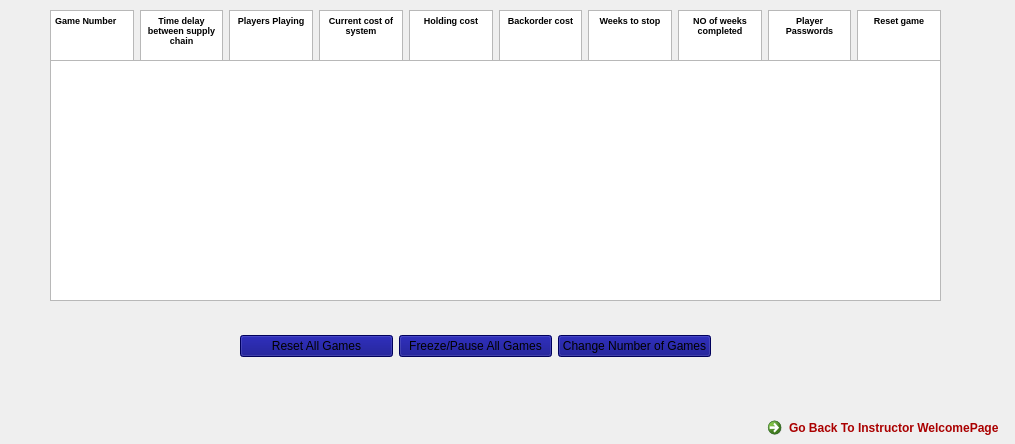
<?xml version="1.0" encoding="UTF-8"?>
<ui version="4.0">
 <class>currentgamesdialog</class>
 <widget class="QDialog" name="currentgamesdialog">
  <property name="geometry">
   <rect>
    <x>0</x>
    <y>0</y>
    <width>1015</width>
    <height>444</height>
   </rect>
  </property>
  <property name="windowTitle">
   <string>Dialog</string>
  </property>
  <widget class="QWidget" name="layoutWidget">
   <property name="geometry">
    <rect>
     <x>50</x>
     <y>10</y>
     <width>891</width>
     <height>77</height>
    </rect>
   </property>
   <layout class="QHBoxLayout" name="horizontalLayout">
    <item>
     <widget class="QTextBrowser" name="textBrowser">
      <property name="styleSheet">
       <string notr="true">color: rgb(0, 0, 0);</string>
      </property>
      <property name="html">
       <string>&lt;!DOCTYPE HTML PUBLIC &quot;-//W3C//DTD HTML 4.0//EN&quot; &quot;http://www.w3.org/TR/REC-html40/strict.dtd&quot;&gt;
&lt;html&gt;&lt;head&gt;&lt;meta name=&quot;qrichtext&quot; content=&quot;1&quot; /&gt;&lt;style type=&quot;text/css&quot;&gt;
p, li { white-space: pre-wrap; }
&lt;/style&gt;&lt;/head&gt;&lt;body style=&quot; font-family:'Noto Sans'; font-size:9pt; font-weight:400; font-style:normal;&quot;&gt;
&lt;p style=&quot; margin-top:0px; margin-bottom:0px; margin-left:0px; margin-right:0px; -qt-block-indent:0; text-indent:0px;&quot;&gt;&lt;span style=&quot; font-size:7pt; font-weight:600;&quot;&gt;Game Number&lt;/span&gt;&lt;/p&gt;&lt;/body&gt;&lt;/html&gt;</string>
      </property>
     </widget>
    </item>
    <item>
     <widget class="QTextBrowser" name="textBrowser_2">
      <property name="styleSheet">
       <string notr="true">color: rgb(0, 0, 0);</string>
      </property>
      <property name="html">
       <string>&lt;!DOCTYPE HTML PUBLIC &quot;-//W3C//DTD HTML 4.0//EN&quot; &quot;http://www.w3.org/TR/REC-html40/strict.dtd&quot;&gt;
&lt;html&gt;&lt;head&gt;&lt;meta name=&quot;qrichtext&quot; content=&quot;1&quot; /&gt;&lt;style type=&quot;text/css&quot;&gt;
p, li { white-space: pre-wrap; }
&lt;/style&gt;&lt;/head&gt;&lt;body style=&quot; font-family:'Noto Sans'; font-size:9pt; font-weight:400; font-style:normal;&quot;&gt;
&lt;p align=&quot;center&quot; style=&quot; margin-top:0px; margin-bottom:0px; margin-left:0px; margin-right:0px; -qt-block-indent:0; text-indent:0px;&quot;&gt;&lt;span style=&quot; font-size:7pt; font-weight:600;&quot;&gt;Time delay between supply chain&lt;/span&gt;&lt;/p&gt;&lt;/body&gt;&lt;/html&gt;</string>
      </property>
     </widget>
    </item>
    <item>
     <widget class="QTextBrowser" name="textBrowser_3">
      <property name="styleSheet">
       <string notr="true">color: rgb(0, 0, 0);</string>
      </property>
      <property name="html">
       <string>&lt;!DOCTYPE HTML PUBLIC &quot;-//W3C//DTD HTML 4.0//EN&quot; &quot;http://www.w3.org/TR/REC-html40/strict.dtd&quot;&gt;
&lt;html&gt;&lt;head&gt;&lt;meta name=&quot;qrichtext&quot; content=&quot;1&quot; /&gt;&lt;style type=&quot;text/css&quot;&gt;
p, li { white-space: pre-wrap; }
&lt;/style&gt;&lt;/head&gt;&lt;body style=&quot; font-family:'Noto Sans'; font-size:9pt; font-weight:400; font-style:normal;&quot;&gt;
&lt;p align=&quot;center&quot; style=&quot; margin-top:0px; margin-bottom:0px; margin-left:0px; margin-right:0px; -qt-block-indent:0; text-indent:0px;&quot;&gt;&lt;span style=&quot; font-size:7pt; font-weight:600;&quot;&gt;Players Playing&lt;/span&gt;&lt;/p&gt;&lt;/body&gt;&lt;/html&gt;</string>
      </property>
     </widget>
    </item>
    <item>
     <widget class="QTextBrowser" name="textBrowser_9">
      <property name="styleSheet">
       <string notr="true">color: rgb(0, 0, 0);</string>
      </property>
      <property name="html">
       <string>&lt;!DOCTYPE HTML PUBLIC &quot;-//W3C//DTD HTML 4.0//EN&quot; &quot;http://www.w3.org/TR/REC-html40/strict.dtd&quot;&gt;
&lt;html&gt;&lt;head&gt;&lt;meta name=&quot;qrichtext&quot; content=&quot;1&quot; /&gt;&lt;style type=&quot;text/css&quot;&gt;
p, li { white-space: pre-wrap; }
&lt;/style&gt;&lt;/head&gt;&lt;body style=&quot; font-family:'Noto Sans'; font-size:9pt; font-weight:400; font-style:normal;&quot;&gt;
&lt;p align=&quot;center&quot; style=&quot; margin-top:0px; margin-bottom:0px; margin-left:0px; margin-right:0px; -qt-block-indent:0; text-indent:0px;&quot;&gt;&lt;span style=&quot; font-size:7pt; font-weight:600;&quot;&gt;Current cost of system&lt;/span&gt;&lt;/p&gt;&lt;/body&gt;&lt;/html&gt;</string>
      </property>
     </widget>
    </item>
    <item>
     <widget class="QTextBrowser" name="textBrowser_8">
      <property name="styleSheet">
       <string notr="true">color: rgb(0, 0, 0);</string>
      </property>
      <property name="html">
       <string>&lt;!DOCTYPE HTML PUBLIC &quot;-//W3C//DTD HTML 4.0//EN&quot; &quot;http://www.w3.org/TR/REC-html40/strict.dtd&quot;&gt;
&lt;html&gt;&lt;head&gt;&lt;meta name=&quot;qrichtext&quot; content=&quot;1&quot; /&gt;&lt;style type=&quot;text/css&quot;&gt;
p, li { white-space: pre-wrap; }
&lt;/style&gt;&lt;/head&gt;&lt;body style=&quot; font-family:'Noto Sans'; font-size:9pt; font-weight:400; font-style:normal;&quot;&gt;
&lt;p align=&quot;center&quot; style=&quot; margin-top:0px; margin-bottom:0px; margin-left:0px; margin-right:0px; -qt-block-indent:0; text-indent:0px;&quot;&gt;&lt;span style=&quot; font-size:7pt; font-weight:600;&quot;&gt;Holding cost&lt;/span&gt;&lt;/p&gt;&lt;/body&gt;&lt;/html&gt;</string>
      </property>
     </widget>
    </item>
    <item>
     <widget class="QTextBrowser" name="textBrowser_6">
      <property name="styleSheet">
       <string notr="true">color: rgb(0, 0, 0);</string>
      </property>
      <property name="html">
       <string>&lt;!DOCTYPE HTML PUBLIC &quot;-//W3C//DTD HTML 4.0//EN&quot; &quot;http://www.w3.org/TR/REC-html40/strict.dtd&quot;&gt;
&lt;html&gt;&lt;head&gt;&lt;meta name=&quot;qrichtext&quot; content=&quot;1&quot; /&gt;&lt;style type=&quot;text/css&quot;&gt;
p, li { white-space: pre-wrap; }
&lt;/style&gt;&lt;/head&gt;&lt;body style=&quot; font-family:'Noto Sans'; font-size:9pt; font-weight:400; font-style:normal;&quot;&gt;
&lt;p align=&quot;center&quot; style=&quot; margin-top:0px; margin-bottom:0px; margin-left:0px; margin-right:0px; -qt-block-indent:0; text-indent:0px;&quot;&gt;&lt;span style=&quot; font-size:7pt; font-weight:600;&quot;&gt;Backorder cost&lt;/span&gt;&lt;/p&gt;&lt;/body&gt;&lt;/html&gt;</string>
      </property>
     </widget>
    </item>
    <item>
     <widget class="QTextBrowser" name="textBrowser_5">
      <property name="styleSheet">
       <string notr="true">color: rgb(0, 0, 0);</string>
      </property>
      <property name="html">
       <string>&lt;!DOCTYPE HTML PUBLIC &quot;-//W3C//DTD HTML 4.0//EN&quot; &quot;http://www.w3.org/TR/REC-html40/strict.dtd&quot;&gt;
&lt;html&gt;&lt;head&gt;&lt;meta name=&quot;qrichtext&quot; content=&quot;1&quot; /&gt;&lt;style type=&quot;text/css&quot;&gt;
p, li { white-space: pre-wrap; }
&lt;/style&gt;&lt;/head&gt;&lt;body style=&quot; font-family:'Noto Sans'; font-size:9pt; font-weight:400; font-style:normal;&quot;&gt;
&lt;p align=&quot;center&quot; style=&quot; margin-top:0px; margin-bottom:0px; margin-left:0px; margin-right:0px; -qt-block-indent:0; text-indent:0px;&quot;&gt;&lt;span style=&quot; font-size:7pt; font-weight:600;&quot;&gt;Weeks to stop&lt;/span&gt;&lt;/p&gt;&lt;/body&gt;&lt;/html&gt;</string>
      </property>
     </widget>
    </item>
    <item>
     <widget class="QTextBrowser" name="textBrowser_7">
      <property name="styleSheet">
       <string notr="true">color: rgb(0, 0, 0);</string>
      </property>
      <property name="html">
       <string>&lt;!DOCTYPE HTML PUBLIC &quot;-//W3C//DTD HTML 4.0//EN&quot; &quot;http://www.w3.org/TR/REC-html40/strict.dtd&quot;&gt;
&lt;html&gt;&lt;head&gt;&lt;meta name=&quot;qrichtext&quot; content=&quot;1&quot; /&gt;&lt;style type=&quot;text/css&quot;&gt;
p, li { white-space: pre-wrap; }
&lt;/style&gt;&lt;/head&gt;&lt;body style=&quot; font-family:'Noto Sans'; font-size:9pt; font-weight:400; font-style:normal;&quot;&gt;
&lt;p align=&quot;center&quot; style=&quot; margin-top:0px; margin-bottom:0px; margin-left:0px; margin-right:0px; -qt-block-indent:0; text-indent:0px;&quot;&gt;&lt;span style=&quot; font-size:7pt; font-weight:600;&quot;&gt;NO of weeks completed&lt;/span&gt;&lt;/p&gt;&lt;/body&gt;&lt;/html&gt;</string>
      </property>
     </widget>
    </item>
    <item>
     <widget class="QTextBrowser" name="textBrowser_4">
      <property name="styleSheet">
       <string notr="true">color: rgb(0, 0, 0);</string>
      </property>
      <property name="html">
       <string>&lt;!DOCTYPE HTML PUBLIC &quot;-//W3C//DTD HTML 4.0//EN&quot; &quot;http://www.w3.org/TR/REC-html40/strict.dtd&quot;&gt;
&lt;html&gt;&lt;head&gt;&lt;meta name=&quot;qrichtext&quot; content=&quot;1&quot; /&gt;&lt;style type=&quot;text/css&quot;&gt;
p, li { white-space: pre-wrap; }
&lt;/style&gt;&lt;/head&gt;&lt;body style=&quot; font-family:'Noto Sans'; font-size:9pt; font-weight:400; font-style:normal;&quot;&gt;
&lt;p align=&quot;center&quot; style=&quot; margin-top:0px; margin-bottom:0px; margin-left:0px; margin-right:0px; -qt-block-indent:0; text-indent:0px;&quot;&gt;&lt;span style=&quot; font-size:7pt; font-weight:600;&quot;&gt;Player Passwords&lt;/span&gt;&lt;/p&gt;&lt;/body&gt;&lt;/html&gt;</string>
      </property>
     </widget>
    </item>
    <item>
     <widget class="QTextBrowser" name="textBrowser_10">
      <property name="styleSheet">
       <string notr="true">color: rgb(0, 0, 0);</string>
      </property>
      <property name="html">
       <string>&lt;!DOCTYPE HTML PUBLIC &quot;-//W3C//DTD HTML 4.0//EN&quot; &quot;http://www.w3.org/TR/REC-html40/strict.dtd&quot;&gt;
&lt;html&gt;&lt;head&gt;&lt;meta name=&quot;qrichtext&quot; content=&quot;1&quot; /&gt;&lt;style type=&quot;text/css&quot;&gt;
p, li { white-space: pre-wrap; }
&lt;/style&gt;&lt;/head&gt;&lt;body style=&quot; font-family:'Noto Sans'; font-size:9pt; font-weight:400; font-style:normal;&quot;&gt;
&lt;p align=&quot;center&quot; style=&quot; margin-top:0px; margin-bottom:0px; margin-left:0px; margin-right:0px; -qt-block-indent:0; text-indent:0px;&quot;&gt;&lt;span style=&quot; font-size:7pt; font-weight:600;&quot;&gt;Reset game&lt;/span&gt;&lt;/p&gt;&lt;/body&gt;&lt;/html&gt;</string>
      </property>
     </widget>
    </item>
   </layout>
  </widget>
  <widget class="QListWidget" name="listWidget">
   <property name="geometry">
    <rect>
     <x>50</x>
     <y>60</y>
     <width>891</width>
     <height>241</height>
    </rect>
   </property>
  </widget>
  <widget class="QCommandLinkButton" name="commandLinkButton">
   <property name="geometry">
    <rect>
     <x>760</x>
     <y>410</y>
     <width>251</width>
     <height>31</height>
    </rect>
   </property>
   <property name="styleSheet">
    <string notr="true">color: rgb(170, 0, 0);</string>
   </property>
   <property name="text">
    <string>Go Back To Instructor WelcomePage</string>
   </property>
  </widget>
  <widget class="QWidget" name="">
   <property name="geometry">
    <rect>
     <x>240</x>
     <y>330</y>
     <width>471</width>
     <height>32</height>
    </rect>
   </property>
   <layout class="QHBoxLayout" name="horizontalLayout_2">
    <item>
     <widget class="QPushButton" name="pushButton">
      <property name="styleSheet">
       <string notr="true">background-color: rgb(0, 0, 127);
font: 75 10pt &quot;Noto Sans&quot;;</string>
      </property>
      <property name="text">
       <string>Reset All Games</string>
      </property>
     </widget>
    </item>
    <item>
     <widget class="QPushButton" name="pushButton_2">
      <property name="styleSheet">
       <string notr="true">background-color: rgb(0, 0, 127);
font: 75 10pt &quot;Noto Sans&quot;;</string>
      </property>
      <property name="text">
       <string>Freeze/Pause All Games</string>
      </property>
     </widget>
    </item>
    <item>
     <widget class="QPushButton" name="pushButton_3">
      <property name="styleSheet">
       <string notr="true">background-color: rgb(0, 0, 127);
font: 75 10pt &quot;Noto Sans&quot;;</string>
      </property>
      <property name="text">
       <string>Change Number of Games</string>
      </property>
     </widget>
    </item>
   </layout>
  </widget>
 </widget>
 <resources/>
 <connections/>
</ui>
